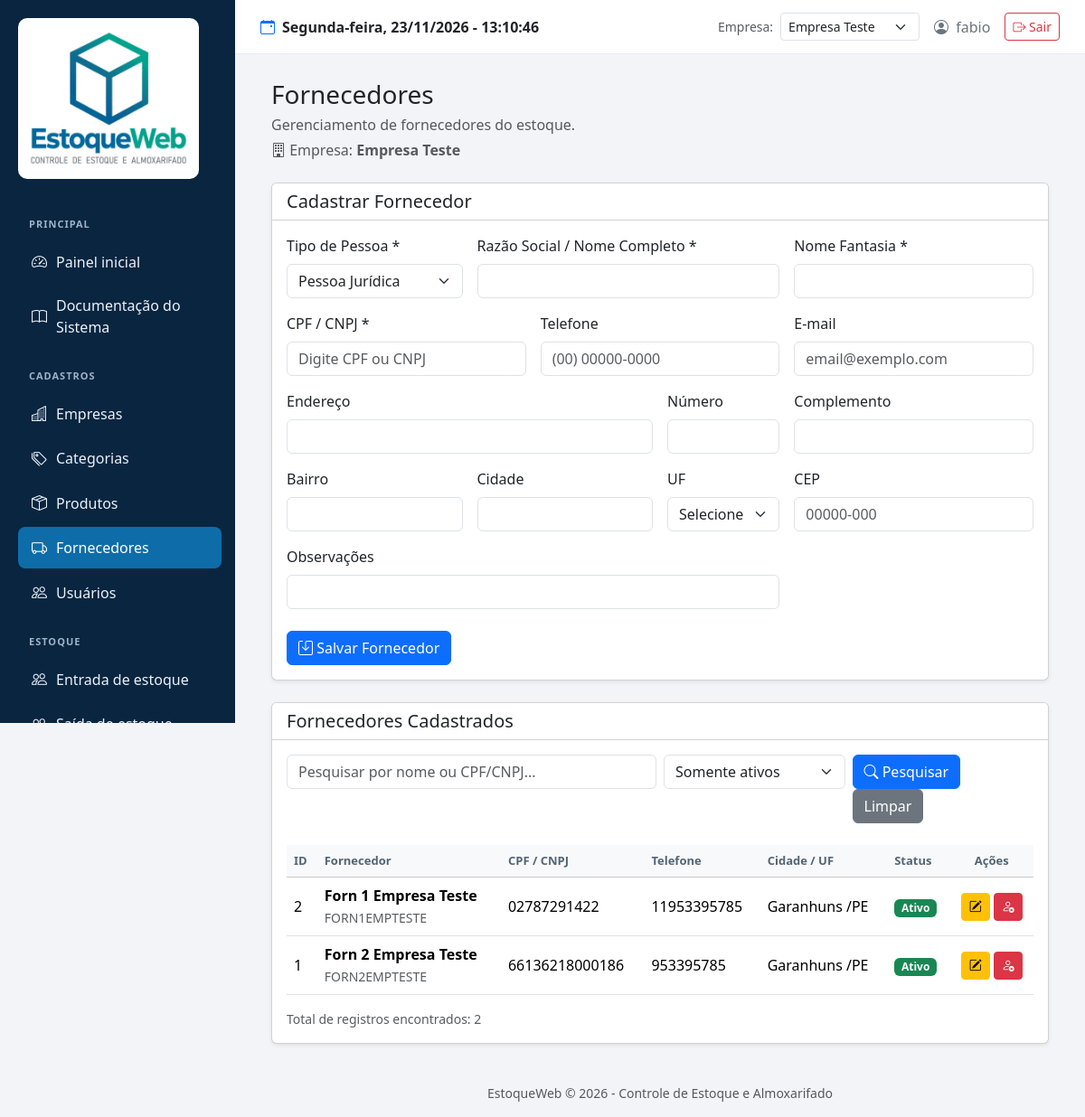
Page /Backups/temp/fornecedores.php (signed in) on the committed database.
### tables this page shows
CREATE TABLE `fornecedores` (
  `id` int(11) NOT NULL,
  `empresa_id` int(10) UNSIGNED NOT NULL,
  `razao_social` varchar(150) NOT NULL,
  `nome_fantasia` varchar(150) DEFAULT NULL,
  `tipo_pessoa` enum('F','J') NOT NULL DEFAULT 'J',
  `cpf_cnpj` varchar(18) NOT NULL,
  `telefone` varchar(20) DEFAULT NULL,
  `email` varchar(150) DEFAULT NULL,
  `endereco` varchar(200) DEFAULT NULL,
  `numero` varchar(20) DEFAULT NULL,
  `complemento` varchar(100) DEFAULT NULL,
  `bairro` varchar(100) DEFAULT NULL,
  `cidade` varchar(100) DEFAULT NULL,
  `uf` char(2) DEFAULT NULL,
  `cep` varchar(10) DEFAULT NULL,
  `status` enum('A','I') NOT NULL DEFAULT 'A',
  `observacoes` text DEFAULT NULL,
  `data_cadastro` datetime NOT NULL DEFAULT current_timestamp(),
  `data_atualizacao` datetime DEFAULT NULL ON UPDATE current_timestamp()
);

### Backups/temp/fornecedores.php (the view, shortened to what this page needs)
<?php
require_once __DIR__ . '/config/conexao.php';
$empresaId = (int) $_SESSION['empresa_id'];
function hFornecedor($valor) {
    return htmlspecialchars((string)$valor, ENT_QUOTES, 'UTF-8');
}
$fornecedorEdicao = null;
$busca = trim($_GET['busca'] ?? '');
$filtroStatus = $_GET['status'] ?? 'A';
$sql = "SELECT * FROM fornecedores WHERE empresa_id = :empresa_id";
$params = [':empresa_id' => $empresaId];
if (in_array($filtroStatus, ['A', 'I'], true)) {
    $sql .= " AND status = :status";
    $params[':status'] = $filtroStatus;
}
$sql .= " ORDER BY razao_social ASC";
$stmt = $pdo->prepare($sql);
$stmt->execute($params);
$fornecedores = $stmt->fetchAll(PDO::FETCH_ASSOC);
$f = $fornecedorEdicao ?: [];
require_once __DIR__ . '/includes/header.php';
?>
<div class="container-fluid">
    <div class="d-flex justify-content-between align-items-center mb-4">
        <div>
            <h3 class="mb-1">Fornecedores</h3>
            <p class="text-muted mb-0">
                Gerenciamento de fornecedores do estoque.
            </p>
            <p class="text-muted mb-0 mt-1">
                <i class="bi bi-building"></i>
                Empresa: <strong><?= hFornecedor($_SESSION['empresa_nome'] ?? 'Empresa selecionada') ?></strong>
            </p>
        </div>
    </div>
    <div class="card shadow-sm mb-4">
        <div class="card-header bg-white">
            <h5 class="mb-0">
                <?= $fornecedorEdicao ? 'Editar Fornecedor' : 'Cadastrar Fornecedor' ?>
            </h5>
        </div>
        <div class="card-body">
            <form method="POST" action="fornecedores.php">
                <div class="row g-3">
                    <div class="col-md-3">
                        <label class="form-label">Tipo de Pessoa *</label>
                            <select name="tipo_pessoa" id="tipo_pessoa"
                                    class="form-select" required>
                                <option value="J"
                                    <?= ($f['tipo_pessoa'] ?? 'J') === 'J' ? 'selected' : '' ?>>
                                    Pessoa Jurídica
                                </option>
                            </select>
                    </div>
                    <div class="col-md-5">
                        <label class="form-label">Razão Social / Nome Completo *</label>
                        <input type="text" name="razao_social"
                               class="form-control" maxlength="150"
                               value="<?= hFornecedor($f['razao_social'] ?? '') ?>"
                               required>
                    </div>
                    <div class="col-md-4">
                        <label class="form-label">Nome Fantasia</label>
                        <input type="text" name="nome_fantasia"
                               id="nome_fantasia"
                               class="form-control" maxlength="150"
                               value="<?= hFornecedor($f['nome_fantasia'] ?? '') ?>">
                    </div>
                    <div class="col-md-4">
                        <label class="form-label">CPF / CNPJ *</label>
                        <input type="text" name="cpf_cnpj"
                               id="cpf_cnpj"
                               class="form-control"
                               inputmode="numeric"
                               maxlength="18"
                               value="<?= hFornecedor($f['cpf_cnpj'] ?? '') ?>"
                               placeholder="Digite CPF ou CNPJ"
                               required>
                    </div>
                    <div class="col-md-4">
                        <label class="form-label">Telefone</label>
                            <input type="text" name="telefone"
                                   id="telefone"
                                   class="form-control"
                                   maxlength="20"
                                   placeholder="(00) 00000-0000"
                                   value="<?= hFornecedor($f['telefone'] ?? '') ?>"
                                   required>
                    </div>
                    <div class="col-md-4">
                        <label class="form-label">E-mail</label>
                            <input type="email" name="email"
                                   class="form-control" maxlength="150"
                                   value="<?= hFornecedor($f['email'] ?? '') ?>"
                                   placeholder="email@exemplo.com">
                    </div>
                    <div class="col-md-6">
                        <label class="form-label">Endereço</label>
                        <input type="text" name="endereco"
                            class="form-control" maxlength="200"
                            value="<?= hFornecedor($f['endereco'] ?? '') ?>">
                    </div>
                    <div class="col-md-2">
                        <label class="form-label">Número</label>
                            <input type="text" name="numero"
                                   id="numero"
                                   class="form-control"
                                   inputmode="numeric"
                                   maxlength="20"
                                   value="<?= hFornecedor($f['numero'] ?? '') ?>">
                    </div>
                    <div class="col-md-4">
                        <label class="form-label">Complemento</label>
                        <input type="text" name="complemento"
                            class="form-control" maxlength="100"
                            value="<?= hFornecedor($f['complemento'] ?? '') ?>">
                    </div>
                    <div class="col-md-3">
                        <label class="form-label">Bairro</label>
                        <input type="text" name="bairro"
                            class="form-control" maxlength="100"
                            value="<?= hFornecedor($f['bairro'] ?? '') ?>">
                    </div>
                    <div class="col-md-3">
                        <label class="form-label">Cidade</label>
                        <input type="text" name="cidade"
                            class="form-control" maxlength="100"
                            value="<?= hFornecedor($f['cidade'] ?? '') ?>">
                    </div>
                    <div class="col-md-2">
                        <label class="form-label">UF</label>
                        <select name="uf" class="form-select">
                            <option value="">Selecione</option>
                        </select>
                    </div>
                    <div class="col-md-4">
                        <label class="form-label">CEP</label>
                            <input type="text" name="cep"
                                   id="cep"
                                   class="form-control"
                                   inputmode="numeric"
                                   maxlength="9"
                                   placeholder="00000-000"
                                   value="<?= hFornecedor($f['cep'] ?? '') ?>">
                    </div>
                    <div class="col-md-8">
                        <label class="form-label">Observações</label>
                        <input type="text" name="observacoes"
                            class="form-control"
                            value="<?= hFornecedor($f['observacoes'] ?? '') ?>">
                    </div>
                </div>
                <div class="mt-4">
                    <button type="submit" class="btn btn-primary">
                        <i class="bi bi-save"></i>
                        <?= $fornecedorEdicao ? 'Atualizar Fornecedor' : 'Salvar Fornecedor' ?>
                    </button>
                </div>
            </form>
        </div>
    </div>
    <div class="card shadow-sm">
        <div class="card-header bg-white">
            <h5 class="mb-0">Fornecedores Cadastrados</h5>
        </div>
        <div class="card-body">
            <form method="GET" class="row g-2 mb-4">
                <div class="col-md-6">
                    <input type="text" name="busca"
                        class="form-control"
                        placeholder="Pesquisar por nome ou CPF/CNPJ..."
                        value="<?= hFornecedor($busca) ?>">
                </div>
                <div class="col-md-3">
                    <select name="status" class="form-select">
                        <option value="A" <?= $filtroStatus === 'A' ? 'selected' : '' ?>>
                            Somente ativos
                        </option>
                    </select>
                </div>
                <div class="col-md-3">
                    <button type="submit" class="btn btn-primary">
                        <i class="bi bi-search"></i> Pesquisar
                    </button>
                    <a href="fornecedores.php" class="btn btn-secondary">
                        Limpar
                    </a>
                </div>
            </form>
            <div class="table-responsive">
                <table class="table table-hover align-middle">
                    <thead class="table-light">
                        <tr>
                            <th>ID</th>
                            <th>Fornecedor</th>
                            <th>CPF / CNPJ</th>
                            <th>Telefone</th>
                            <th>Cidade / UF</th>
                            <th>Status</th>
                            <th class="text-center">Ações</th>
                        </tr>
                    </thead>
                    <tbody>
                    <?php if (count($fornecedores) > 0): ?>
                        <?php foreach ($fornecedores as $fornecedor): ?>
                            <tr>
                                <td><?= (int)$fornecedor['id'] ?></td>
                                <td>
                                    <strong>
                                        <?= hFornecedor($fornecedor['razao_social']) ?>
                                    </strong>
                                    <?php if (!empty($fornecedor['nome_fantasia'])): ?>
                                        <br>
                                        <small class="text-muted">
                                            <?= hFornecedor($fornecedor['nome_fantasia']) ?>
                                        </small>
                                    <?php endif; ?>
                                </td>
                                <td><?= hFornecedor($fornecedor['cpf_cnpj']) ?></td>
                                <td><?= hFornecedor($fornecedor['telefone']) ?></td>
                                <td>
                                    <?= hFornecedor($fornecedor['cidade']) ?>
                                    <?= !empty($fornecedor['uf']) ? '/' . hFornecedor($fornecedor['uf']) : '' ?>
                                </td>
                                <td>
                                    <?php if ($fornecedor['status'] === 'A'): ?>
                                        <span class="badge bg-success">Ativo</span>
                                    <?php else: ?>
                                        <span class="badge bg-secondary">Inativo</span>
                                    <?php endif; ?>
                                </td>
                                <td class="text-center">
                                    <a href="fornecedores.php?editar=<?= (int)$fornecedor['id'] ?>"
                                        class="btn btn-sm btn-warning"
                                        title="Editar">
                                        <i class="bi bi-pencil-square"></i>
                                    </a>
                                    <form method="POST"
                                        action="fornecedores.php"
                                        class="d-inline"
                                        data-confirm="<?= $fornecedor['status'] === 'A'
                                            ? 'Deseja realmente inativar este fornecedor?'
                                            : 'Deseja realmente reativar este fornecedor?' ?>">
                                        <?php if ($fornecedor['status'] === 'A'): ?>
                                            <button type="submit"
                                                class="btn btn-sm btn-danger"
                                                title="Inativar">
                                                <i class="bi bi-person-x"></i>
                                            </button>
                                        <?php endif; ?>
                                    </form>
                                </td>
                            </tr>
                        <?php endforeach; ?>
                    <?php endif; ?>
                    </tbody>
                </table>
            </div>
            <div class="text-muted small">
                Total de registros encontrados: <?= count($fornecedores) ?>
            </div>
        </div>
    </div>
</div>
<?php require_once __DIR__ . '/includes/footer.php'; ?>

### Backups/temp/assets/css/estilo.css (style rules this page uses)
:root { --azul: #0E6DA8; --azul-escuro: #0A4E78; --verde: #0E9A7B; --verde-escuro: #0B7A61; --cinza-fundo: #F2F4F7; --cinza-texto: #536574; }
* { box-sizing: border-box; }
body { background: var(--cinza-fundo); font-family: 'Segoe UI', Arial, sans-serif; margin: 0; overflow-x: hidden; }
.table th { font-size: 13px; color: #536574; background: #F7F9FB; }
.table td { vertical-align: middle; }
.table-responsive { width: 100%; overflow-x: auto; }

### rows in the picture
fornecedores: id "2", razao_social "Forn 1 Empresa Teste", nome_fantasia "FORN1EMPTESTE", cpf_cnpj "02787291422", telefone "11953395785", cidade "Garanhuns", uf "PE", status "Ativo"
fornecedores: id "1", razao_social "Forn 2 Empresa Teste", nome_fantasia "FORN2EMPTESTE", cpf_cnpj "66136218000186", telefone "953395785", cidade "Garanhuns", uf "PE", status "Ativo"

### other values in the picture
$_SESSION['usuario_nome'] "fabio"
hFornecedor($_SESSION['empresa_nome'] ?? 'Empresa selecionada') "Empresa Teste"
count($fornecedores) "2"
form field empresa_id "Empresa Teste"
